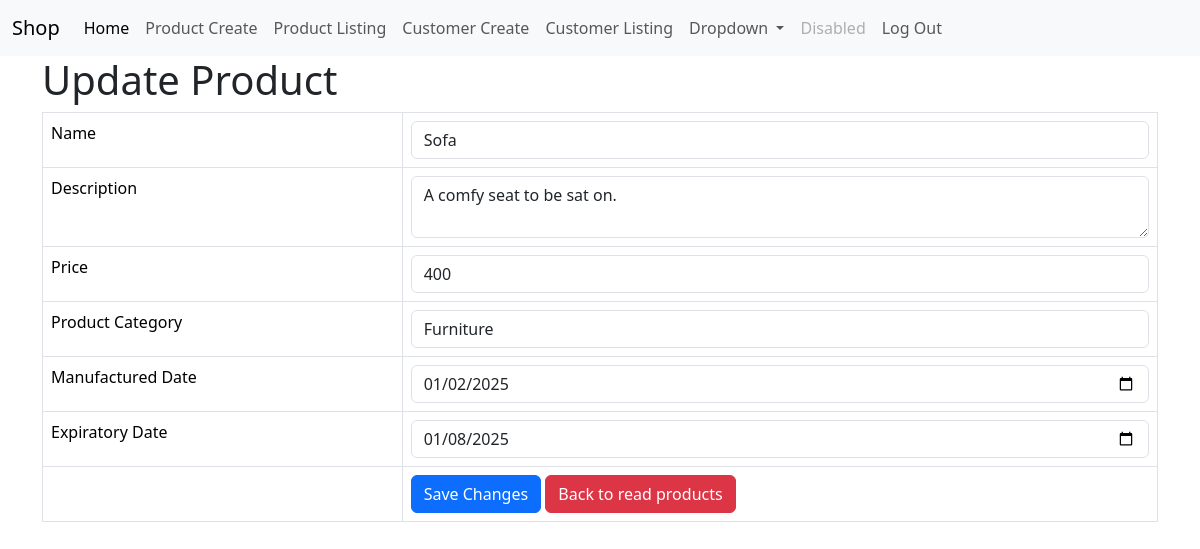
Screenshot of /product_update.php?id=7 (signed in) with the database file from the repository.
### tables this page shows
CREATE TABLE IF NOT EXISTS `products` (
  `id` int NOT NULL AUTO_INCREMENT,
  `name` varchar(50) NOT NULL,
  `description` text NOT NULL,
  `product_cat` int NOT NULL,
  `price` double NOT NULL,
  `manufacture_date` date NOT NULL,
  `expired_date` date NOT NULL,
  `created` datetime NOT NULL,
  `modified` timestamp NOT NULL,
  PRIMARY KEY (`id`)
);

### product_update.php (the view, shortened to what this page needs)
<!DOCTYPE HTML>
<html>
<?php
include 'menu.php';
?>
<head>
    <link href="https://cdn.jsdelivr.net/npm/bootstrap@5.3.3/dist/css/bootstrap.min.css" rel="stylesheet">
</head>
<body>
    <div class="container">
        <div class="page-header">
            <h1>Update Product</h1>
        </div>
        <?php
        $id = isset($_GET['id']) ? $_GET['id'] : die('ERROR: Record ID not found.');
        include 'config/database.php';
        try {
            $query = "SELECT id, name, description, price, product_cat, manufacture_date, expired_date FROM products WHERE id = ? LIMIT 0,1";
            $stmt = $con->prepare($query);
            $stmt->bindParam(1, $id);
            $stmt->execute();
            $row = $stmt->fetch(PDO::FETCH_ASSOC);
            $name = $row['name'];
            $description = $row['description'];
            $price = $row['price'];
            $product_cat = $row['product_cat'];
            $manufacture_date = $row['manufacture_date'];
            $expired_date = $row['expired_date'];
        }
        catch (PDOException $exception) {
            die('ERROR: ' . $exception->getMessage());
        }
        ?>
        <form action="<?php echo htmlspecialchars($_SERVER["PHP_SELF"] . "?id={$id}"); ?>" method="post">
            <table class='table table-hover table-responsive table-bordered'>
                <tr>
                    <td>Name</td>
                    <td><input type='text' name='name' value="<?php echo $name; ?>" class='form-control' /></td>
                </tr>
                <tr>
                    <td>Description</td>
                    <td><textarea name='description' class='form-control'><?php echo $description; ?></textarea></td>
                </tr>
                <tr>
                    <td>Price</td>
                    <td><input type='text' name='price' value="<?php echo $price; ?>" class='form-control' /></td>
                </tr>
                <tr>
                    <td>Product Category</td>
                    <td>
                        <select name='product_cat' class='form-control'>
                            <?php
                            $cat_query = "SELECT product_cat_id, product_cat_name FROM product_cat";
                            $cat_stmt = $con->prepare($cat_query);
                            $cat_stmt->execute();
                            while ($cat_row = $cat_stmt->fetch(PDO::FETCH_ASSOC)) {
                                $selected = ($cat_row['product_cat_id'] == $product_cat) ? "selected" : "";
                                echo "<option value='{$cat_row['product_cat_id']}' {$selected}>{$cat_row['product_cat_name']}</option>";
                            }
                            ?>
                        </select>
                    </td>
                </tr>
                <tr>
                    <td>Manufactured Date</td>
                    <td><input type='date' name='manufacture_date' value="<?php echo $manufacture_date; ?>"
                            class='form-control' />
                    </td>
                </tr>
                <tr>
                    <td>Expiratory Date</td>
                    <td><input type='date' name='expired_date' value="<?php echo $expired_date; ?>"
                            class='form-control' />
                    </td>
                </tr>
                <tr>
                    <td></td>
                    <td>
                        <input type='submit' value='Save Changes' class='btn btn-primary' />
                        <a href='product_listing.php' class='btn btn-danger'>Back to read products</a>
                    </td>
                </tr>
            </table>
        </form>
    </div>
</body>
</html>

### rows the page displays
products: name "Sofa", description "A comfy seat to be sat on.", price "400", manufacture_date "01/02/2025", expired_date "01/08/2025"

### other values shown
form field product_cat "Furniture"
